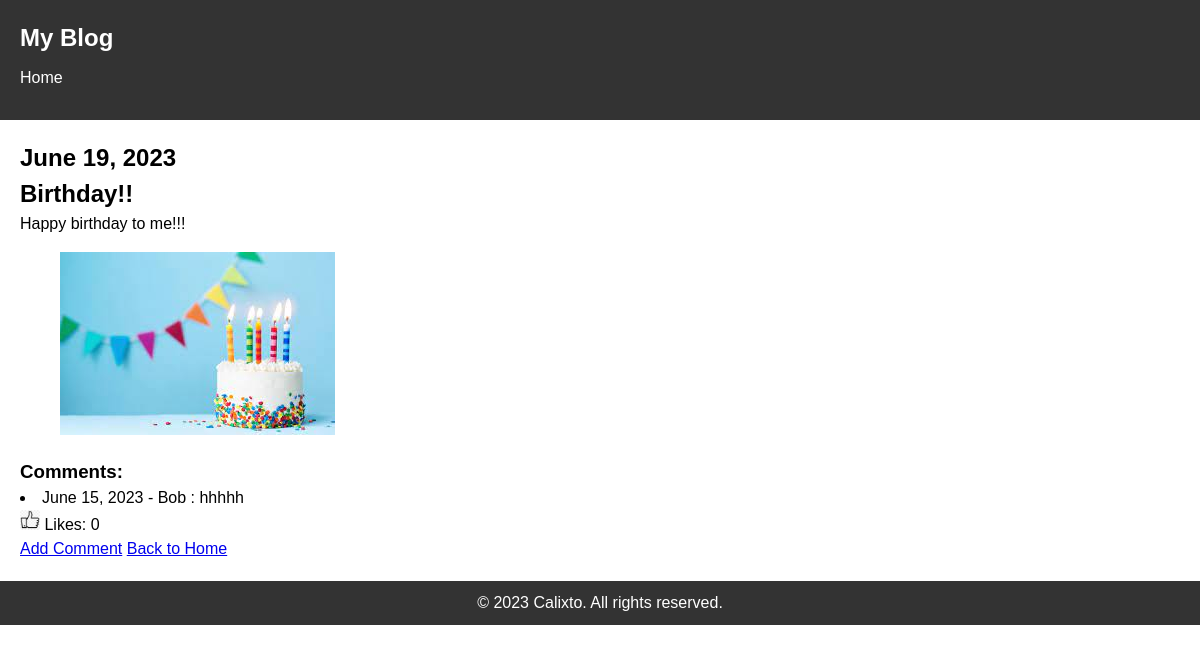
/blog/3/, run on an earlier commit of the app's database.
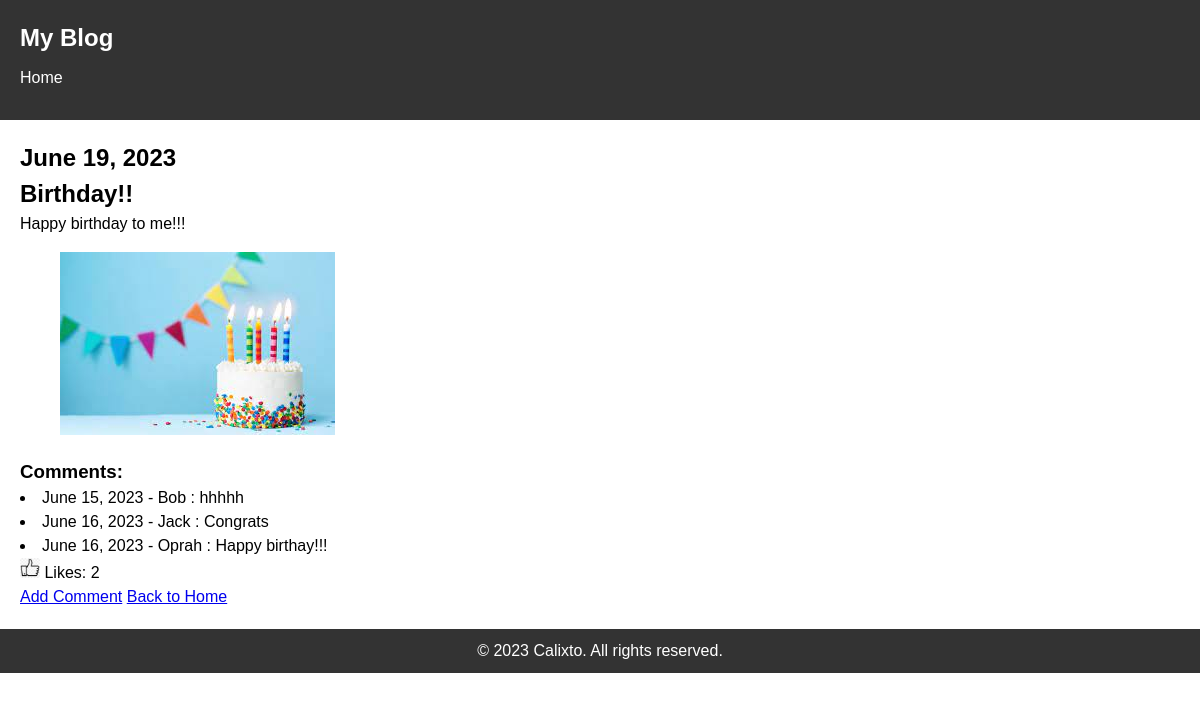
And on a later commit of the database.
### blog/models.py (models this page shows, shortened)
class Comment(models.Model):
    post = models.ForeignKey(Post, on_delete=models.CASCADE)
    comment_text = models.CharField(max_length=200)
    comment_date = models.DateTimeField()
    like = models.BooleanField()
    comment_name = models.CharField(max_length=50)

class Post(models.Model):
    post_text = models.TextField()
    post_title = models.CharField(max_length=200)
    pub_date = models.DateTimeField()
    photo = models.ImageField(upload_to='post_images/', null=True, blank=True)
    def count_likes(self):
        return self.comment_set.filter(like=True).count()

### blog/views.py (the view)
# urls.py: path("<int:pk>/", views.DetailView.as_view(), name="detail"),
class DetailView(generic.DetailView):
    model = Post
    template_name = "blog/detail.html"

### blog/templates/blog/detail.html
{% extends 'blog/index.html' %}
{% load static %}
{% block content %}
    <h2>{{post.pub_date|date}}</h2>
    <h2>{{post.post_title}}</h2>
    <p align="justify">  {{post.post_text}}</p>
    <figure>
    {% if post.photo %}
        <img src="{{ post.photo.url }}" alt="Post Photo">
    {% else %}
        <p>No image available</p>
    {% endif %}
    </figure>
    <h3>Comments:</h3>
    {% for comment in post.comment_set.all %}
    <li>{{ comment.comment_date|date }} - {{ comment.comment_name }} : {{ comment.comment_text }}</li>
    {% endfor %}
    <p> <img src="{% static 'blog/images/like.png' %}" alt="Like Logo" width="20" height="20"style="background-color: white;"> Likes: {{ post.count_likes }}</p>
    <a href="{% url 'blog:add_comment' post.id %}">Add Comment</a>
    <a href="{% url 'blog:index' %}">Back to Home</a>
{% endblock %}

What changed in the data, as far as the page shows it:
computed for Post "Birthday!!": count_likes "0" → "2"
added Comment: comment_date "June 16, 2023", comment_name "Jack", comment_text "Congrats"
added Comment: comment_date "June 16, 2023", comment_name "Oprah", comment_text "Happy birthay!!!"
